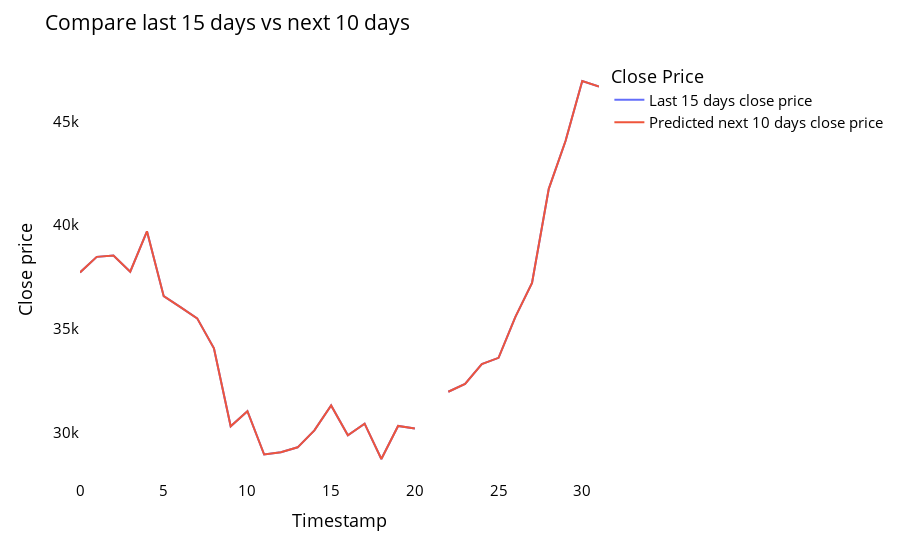

This figure's notebook cell:
### Code cell
temp_mat = np.empty((len(last_days)+pred_days+1,1))
temp_mat[:] = np.nan
temp_mat = temp_mat.reshape(1,-1).tolist()[0]

last_original_days_value = temp_mat
next_predicted_days_value = temp_mat

last_original_days_value[0:time_step+1] = scaler.inverse_transform(closedf[len(closedf)-time_step:]).reshape(1,-1).tolist()[0]
next_predicted_days_value[time_step+1:] = scaler.inverse_transform(np.array(lst_output).reshape(-1,1)).reshape(1,-1).tolist()[0]

new_pred_plot = pd.DataFrame({
    'last_original_days_value':last_original_days_value,
    'next_predicted_days_value':next_predicted_days_value
})

names = cycle(['Last 15 days close price','Predicted next 10 days close price'])

fig = px.line(new_pred_plot,x=new_pred_plot.index, y=[new_pred_plot['last_original_days_value'],
                                                      new_pred_plot['next_predicted_days_value']],
              labels={'value': 'Close price','index': 'Timestamp'})
fig.update_layout(title_text='Compare last 15 days vs next 10 days',
                  plot_bgcolor='white', font_size=15, font_color='black',legend_title_text='Close Price')
fig.for_each_trace(lambda t:  t.update(name = next(names)))
fig.update_xaxes(showgrid=False)
fig.update_yaxes(showgrid=False)
fig.show()

### Figure 1 — Plotly figure (JSON) as saved in the notebook; plotly's stock layout.template omitted (floating-point values rounded to 4 significant figures)
{"data": [{"hovertemplate": "variable=last_original_days_value<br>Timestamp=%{x}<br>Close price=%{y}<extra></extra>", "legendgroup": "last_original_days_value", "line": {"color": "#636efa", "dash": "solid"}, "marker": {"symbol": "circle"}, "mode": "lines", "name": "Last 15 days close price", "orientation": "v", "showlegend": true, "type": "scatter", "x": [0, 1, 2, 3, 4, 5, 6, 7, 8, 9, 10, 11, 12, 13, 14, 15, 16, 17, 18, 19, 20, 21, 22, 23, 24, 25, 26, 27, 28, 29, 30, 31], "xaxis": "x", "y": [37710.0, 38470.0, 38530.0, 37750.0, 39700.0, 36580.0, 36040.0, 35500.0, 34060.0, 30300.0, 31020.0, 28940.0, 29050.0, 29280.0, 30100.0, 31310.0, 29860.0, 30430.0, 28720.0, 30310.0, 30190.0, null, 31970.0, 32340.0, 33300.0, 33600.0, 35560.0, 37210.0, 41750.0, 44060.0, 46950.0, 46680.0], "yaxis": "y"}, {"hovertemplate": "variable=next_predicted_days_value<br>Timestamp=%{x}<br>Close price=%{y}<extra></extra>", "legendgroup": "next_predicted_days_value", "line": {"color": "#EF553B", "dash": "solid"}, "marker": {"symbol": "circle"}, "mode": "lines", "name": "Predicted next 10 days close price", "orientation": "v", "showlegend": true, "type": "scatter", "x": [0, 1, 2, 3, 4, 5, 6, 7, 8, 9, 10, 11, 12, 13, 14, 15, 16, 17, 18, 19, 20, 21, 22, 23, 24, 25, 26, 27, 28, 29, 30, 31], "xaxis": "x", "y": [37710.0, 38470.0, 38530.0, 37750.0, 39700.0, 36580.0, 36040.0, 35500.0, 34060.0, 30300.0, 31020.0, 28940.0, 29050.0, 29280.0, 30100.0, 31310.0, 29860.0, 30430.0, 28720.0, 30310.0, 30190.0, null, 31970.0, 32340.0, 33300.0, 33600.0, 35560.0, 37210.0, 41750.0, 44060.0, 46950.0, 46680.0], "yaxis": "y"}], "layout": {"font": {"color": "black", "size": 15}, "legend": {"title": {"text": "Close Price"}, "tracegroupgap": 0}, "margin": {"t": 60}, "plot_bgcolor": "white", "title": {"text": "Compare last 15 days vs next 10 days"}, "xaxis": {"anchor": "y", "domain": [0, 1], "showgrid": false, "title": {"text": "Timestamp"}}, "yaxis": {"anchor": "x", "domain": [0, 1], "showgrid": false, "title": {"text": "Close price"}}}}
